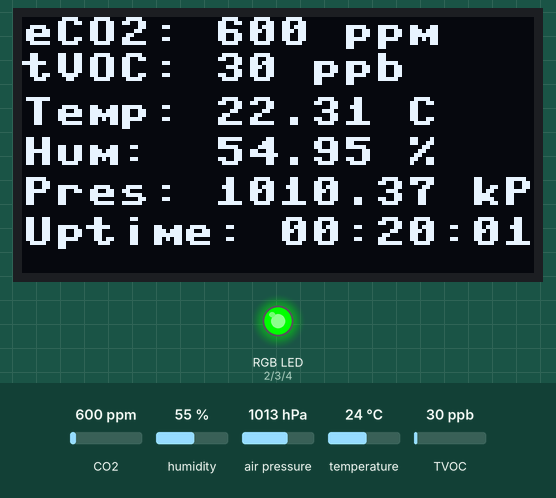
Recording of a program running on a simulated MicroPython board. On the bench: 128×64 one-colour display, an RGB LED mixed from three pins (HIGH = lit). Inputs (shaded band) come from the test bench; at power-on: CO2 600 ppm, humidity 55 %, air pressure 1013 hPa, temperature 24 °C, TVOC 30 ppb. The clock reads 2024-03-15 10:24:30 at power-on unless the program sets it; library files of the repository ran but are not shown: ssd1306.py, ccs811.py, bme280.py; what the program prints to the serial console is not drawn.

Above: at 5.2 s.
5.3 s: CO2 set to 975 ppm
At 7.0 s:
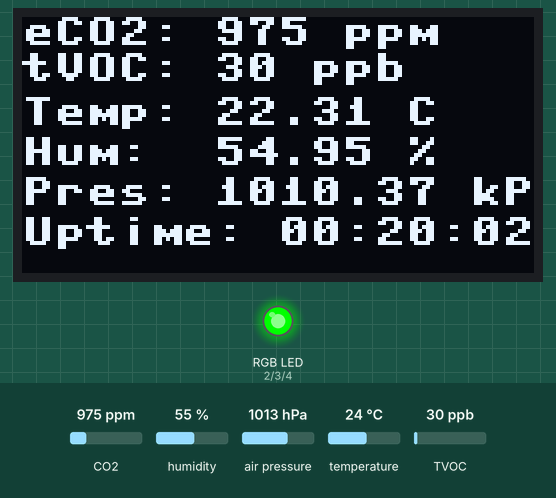
8.8 s: CO2 set to 1048 ppm
At 10.2 s:
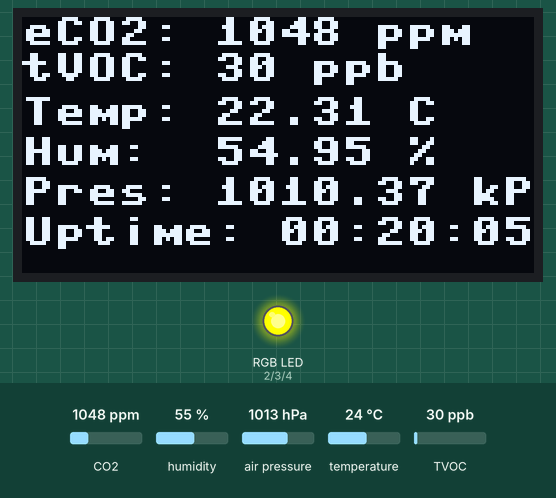
12.9 s: CO2 set to 1363 ppm
At 14.0 s:
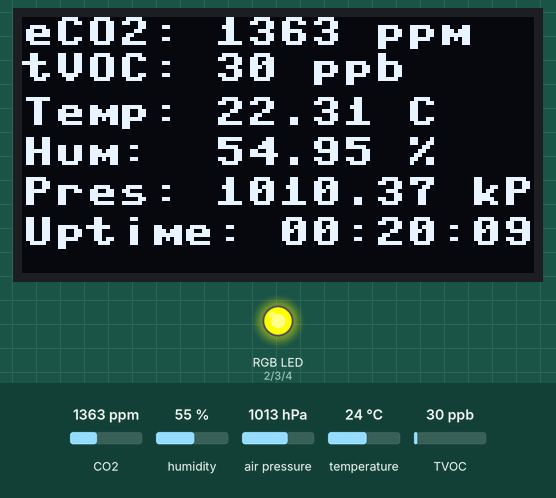
16.2 s: CO2 set to 1422 ppm
At 17.1 s:
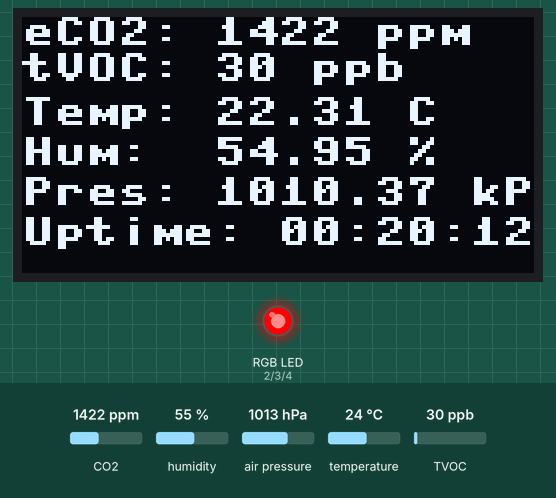
20.3 s: humidity set to 22 %
At 21.9 s:
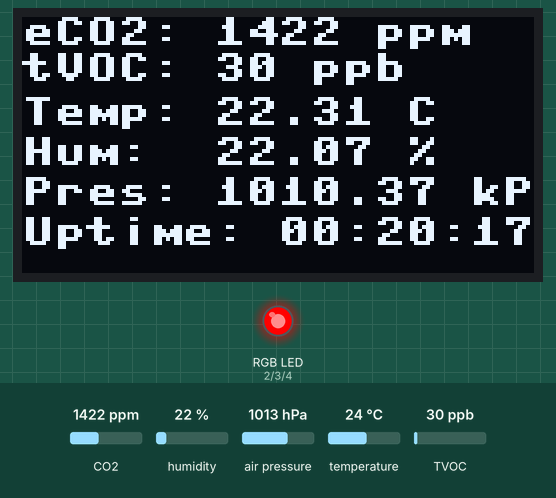
23.6 s: air pressure set to 952 hPa
At 25.1 s:
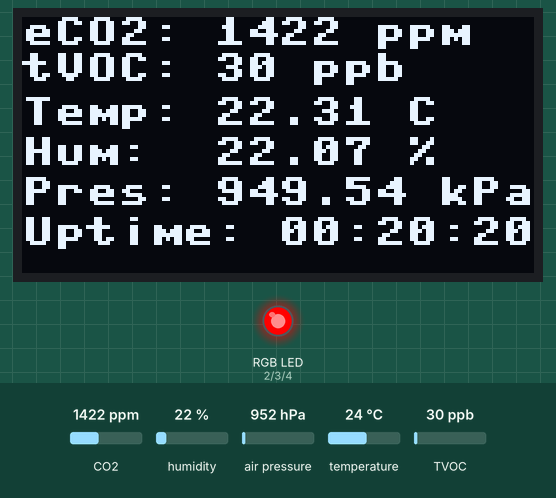
Timing chart, 0 to 26.6 s (numbered marks = the images above; inputs shaded):
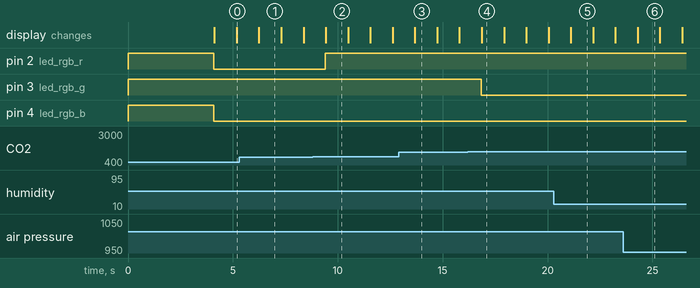

Measured:
- the behaviour switches between 1000 and 1001 ppm on CO2 (found by bisection; images 1 and 2)
- the behaviour switches between 1400 and 1401 ppm on CO2 (found by bisection; images 3 and 4)
- after the input at 8.8 s, pin 2 (led_rgb_r): LOW → HIGH after 0.60 s
- after the input at 16.2 s, pin 3 (led_rgb_g): HIGH → LOW after 0.64 s
- what the display in image 2 shows lasts 1.1 s, from 9.4 s to 10.5 s

The program:

main.py
```python
# (licence header left out)
import time
import math
import machine
from machine import Pin, SoftI2C, WDT
from ssd1306 import SSD1306_I2C
import ccs811
import bme280

# Init RGB LED
led_rgb_r = Pin(2, Pin.OUT)
led_rgb_g = Pin(3, Pin.OUT)
led_rgb_b = Pin(4, Pin.OUT)

def led_set_rgb(r,g,b):
    led_rgb_r.value(r)
    led_rgb_g.value(g)
    led_rgb_b.value(b)

# Set RGB LED to white during init
led_set_rgb(1,1,1)

# Init I2C
i2c=machine.I2C(0,sda=Pin(16),scl=Pin(17),freq=400000)

# Init SSD1306 (OLED Display)
# using default addr 0x3c
oled = SSD1306_I2C(128, 64, i2c)
oled.text("Initializing...",0,0)
oled.show()
time.sleep(1)

# Init BME280 (Atmospheric Sensor)
bme = bme280.BME280(i2c=i2c, address=0x77)
time.sleep(1)

# Init CCS811 (Air Quality Sensor)
ccs=ccs811.CCS811(i2c=i2c,addr=0x5b)
time.sleep(1)

def secondsToString(s):
    hour = math.floor(s/3600)
    minute = math.floor((s-(hour*3600))/60)
    second = s - (60 * minute) - (3600 * hour)
    return '{:02d}:{:02d}:{:02d}'.format(hour,minute,second)

def secondsToStringNoHour(s):
    hour = math.floor(s/3600)
    minute = math.floor((s-(hour*3600))/60)
    second = s - (60 * minute) - (3600 * hour)
    return '{:02d}:{:02d}'.format(minute,second)

# Store start time to derive uptime
start = time.time()
runtime = (time.time() - start)

# Initialize the Watchdog timer timeout (5 seconds)
wdt = WDT(timeout=5000)

while True:
    # Reset the watchdog timer
    wdt.feed()
    if ccs.data_ready():
        if (runtime < 5):
            if (ccs.eCO2 > 400 and ccs.tVOC > 0):
                # Skip warmup if I2C error
                start = start - 1200
                print("Warmup skip detected.")
        runtime = (time.time() - start)
        # Get BME data
        atmo = bme.read_compensated_data()
        temp = float(atmo[0]/100)
        pressure = float(atmo[1]/25600)
        humidity = float(atmo[2]/1024)
        temp_r = round(temp,2)
        pressure_r = round(pressure,2)
        humidity_r = round(humidity,2)
        print('eCO2: %d ppm, TVOC: %d ppb' % (ccs.eCO2, ccs.tVOC), bme.values)
        print('Uptime: ' + secondsToString(runtime))
        oled.fill(0)
        oled.text('eCO2: %d ppm' % (ccs.eCO2),0,0)
        oled.text('tVOC: %d ppb' % (ccs.tVOC),0,9)
        oled.text(f"Temp: {temp_r} C",0,20)
        oled.text(f"Hum:  {humidity_r} %",0,30)
        oled.text(f"Pres: {pressure_r} kPa",0,40)
        if (runtime >= 1200):
            if (ccs.eCO2 <= 1000):
                # set LED to green
                led_set_rgb(0,1,0)
                print('LED: GREEN')
                oled.text('Uptime: ' + secondsToString(runtime),0,50)
            elif (ccs.eCO2 <= 1400):
                # set LED to yellow
                led_set_rgb(1,1,0)
                print('LED: YELLOW')
                oled.text('Uptime: ' + secondsToString(runtime),0,50)
            else:
                # set LED to red
                led_set_rgb(1,0,0)
                print('LED: RED')
                oled.text('Uptime: ' + secondsToString(runtime),0,50)
        else:
            # set LED to blue (warmup)
            led_set_rgb(0,0,1)
            print('LED: BLUE')
            t_remaining = 1200 - runtime
            oled.text('Warming: ' + secondsToStringNoHour(t_remaining),0,50)
        oled.show()
        # Calibrate CCS811
        ccs.put_envdata(humidity=humidity,temp=temp)
        time.sleep(1)
    else:
        #print('CCS811 not ready')
        time.sleep(1)

main()
```
